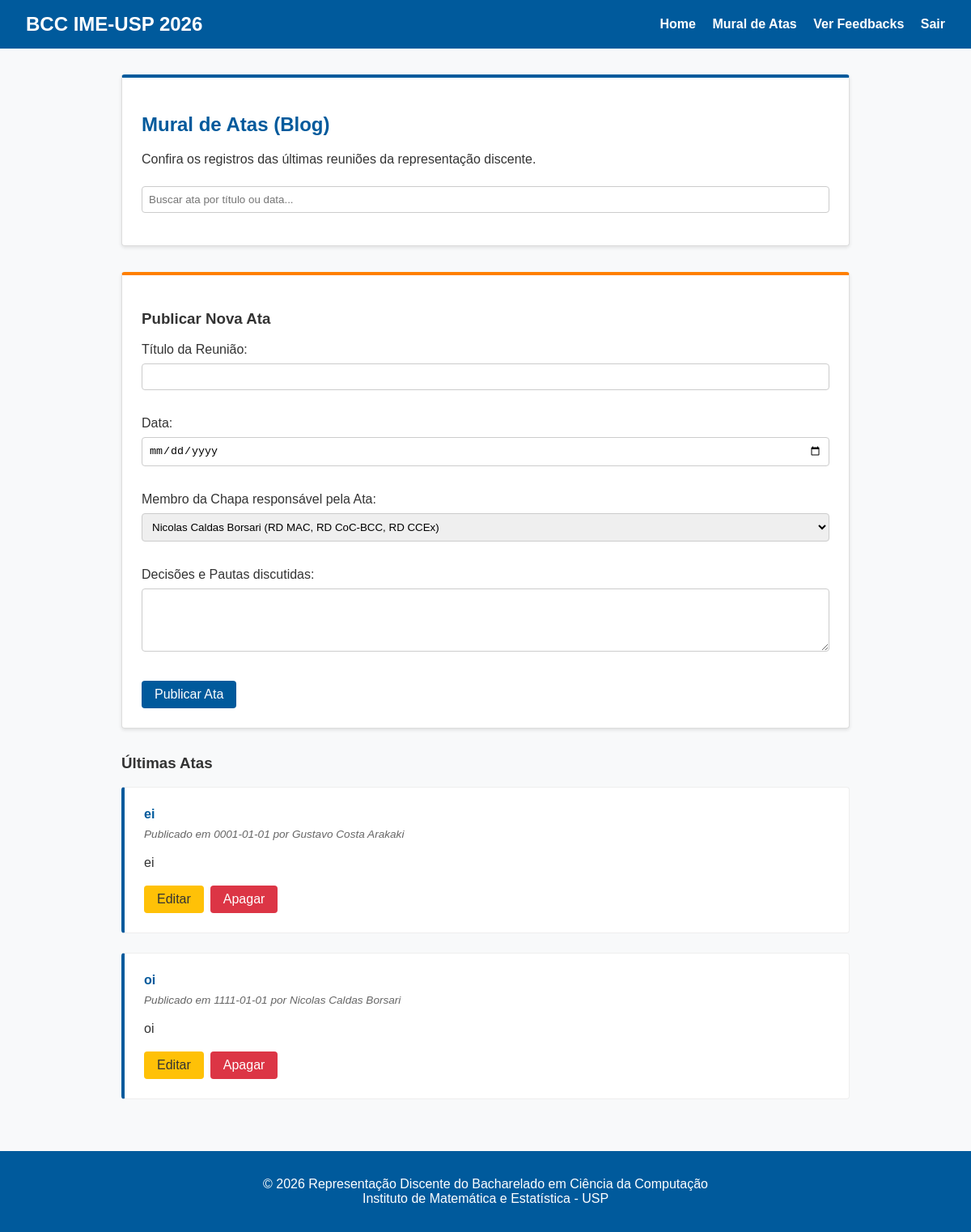
Screenshot of /atas (signed in) with the database file from the repository.
### database.py (models this page shows)
class Ata(SQLModel, table=True):
    id: Optional[int] = Field(default=None, primary_key=True)
    title: str
    content: str
    date: str
    author_id: Optional[int] = Field(default=None, foreign_key="member.id")
    author: Optional[Member] = Relationship(back_populates="atas")

class Member(SQLModel, table=True):
    id: Optional[int] = Field(default=None, primary_key=True)
    name: str
    role: str
    email: str
    tg: str
    password: str
    atas: List["Ata"] = Relationship(back_populates="author")

### main.py (the view)
@app.get("/atas", response_class=HTMLResponse)
def read_atas(request: Request, session: Session = Depends(get_session)):
    user = get_current_user(request, session)
    atas = session.exec(select(Ata).order_by(Ata.id.desc())).all()
    members = session.exec(select(Member)).all()
    return templates.TemplateResponse(request=request, name="atas.html", context={
        "request": request,
        "atas": atas,
        "members": members,
        "user": user
    })

### templates/atas.html
{% extends "base.html" %}
{% block content %}
<section class="card">
    <h2>Mural de Atas (Blog)</h2>
    <p>Confira os registros das últimas reuniões da representação discente.</p>
    <div class="search-bar">
        <input type="text"
               name="q"
               placeholder="Buscar ata por título ou data..."
               hx-get="/atas/search"
               hx-trigger="keyup changed delay:500ms, search"
               hx-target="#atas-list">
    </div>
</section>
{% if user %}
<section class="card highlight">
    <h3>Publicar Nova Ata</h3>
    <form hx-post="/atas" hx-target="#atas-list" hx-swap="afterbegin" hx-on::after-request="if(event.detail.successful) this.reset()">
        <div class="form-group">
            <label for="title">Título da Reunião:</label>
            <input type="text" id="title" name="title" required>
        </div>
        <div class="form-group">
            <label for="date">Data:</label>
            <input type="date" id="date" name="date" required>
        </div>
        <div class="form-group">
            <label for="author_id">Membro da Chapa responsável pela Ata:</label>
            <select id="author_id" name="author_id" required>
                {% for model_member in members %}
                    <option value="{{ model_member.id }}">{{ model_member.name }} ({{ model_member.role }})</option>
                {% endfor %}
            </select>
        </div>
        <div class="form-group">
            <label for="content">Decisões e Pautas discutidas:</label>
            <textarea id="content" name="content" rows="4" required></textarea>
        </div>
        <button type="submit">Publicar Ata</button>
    </form>
</section>
{% endif %}
<h3>Últimas Atas</h3>
<div id="atas-list">
    {% include "components/ata_list.html" %}
</div>
{% endblock %}

### templates/components/ata_item.html
<div class="ata-item" id="ata-{{ ata.id }}">
    <div>
        <h4 style="margin-top: 0; margin-bottom: 0.5rem; color: var(--primary-blue);">{{ ata.title }}</h4>
        <div class="ata-meta">
            Publicado em {{ ata.date }} por {{ ata.author.name if ata.author else 'Desconhecido' }}
        </div>
    </div>
    <div style="margin-bottom: 1rem; line-height: 1.5; white-space: pre-wrap;">{{ ata.content }}</div>
    {% if user %}
    <div class="ata-actions">
        <button class="btn btn-edit" hx-get="/atas/{{ ata.id }}/edit" hx-target="#ata-{{ ata.id }}" hx-swap="outerHTML">Editar</button>
        <button class="btn btn-danger" hx-delete="/atas/{{ ata.id }}" hx-target="#ata-{{ ata.id }}" hx-swap="outerHTML" hx-confirm="Tem certeza que deseja apagar esta ata?">Apagar</button>
    </div>
    {% endif %}
</div>

### static/style.css (style rules this page uses)
:root { --primary-blue: #005A9C; --accent-orange: #FF7F00; --bg-white: #F8F9FA; --text-dark: #333; }
body { font-family: Arial, Helvetica, sans-serif; background-color: var(--bg-white); color: var(--text-dark); margin: 0; padding: 0; }
.card { background: white; border: 1px solid #ddd; border-top: 4px solid var(--primary-blue); padding: 1.5rem; margin-bottom: 2rem; border-radius: 4px; box-shadow: 0 2px 4px rgba(0,0,0,0.1); }
.card.highlight { border-top-color: var(--accent-orange); }
h2 { color: var(--primary-blue); }
button, input[type="submit"], .btn { background-color: var(--primary-blue); color: white; border: none; padding: 0.5rem 1rem; cursor: pointer; font-size: 1rem; border-radius: 4px; text-decoration: none; display: inline-block; }
.btn-danger { background-color: #dc3545; }
.btn-edit { background-color: #ffc107; color: #333; }
input, textarea, select { width: 100%; padding: 0.5rem; margin-top: 0.5rem; margin-bottom: 1rem; border: 1px solid #ccc; border-radius: 4px; box-sizing: border-box; }
.form-group { margin-bottom: 1rem; }
.ata-item { background: white; padding: 1.5rem; border: 1px solid #eee; margin-bottom: 1.5rem; border-left: 4px solid var(--primary-blue); border-radius: 4px; }
.ata-meta { font-size: 0.85rem; color: #666; margin-bottom: 1rem; font-style: italic; }
.ata-actions { margin-top: 1rem; display: flex; gap: 0.5rem; }

### rows the page displays
Ata: title "ei", date "0001-01-01", author "Gustavo Costa Arakaki", content "ei"
Ata: title "oi", date "1111-01-01", author "Nicolas Caldas Borsari", content "oi"

### other values shown
form field author_id "Nicolas Caldas Borsari (RD MAC, RD CoC-BCC, RD CCEx)"
